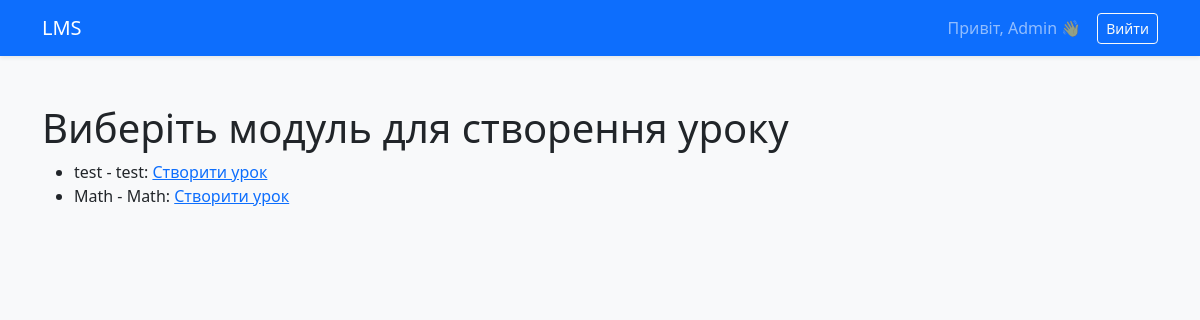
/select_module/ (signed in), run on an earlier commit of the app's database.
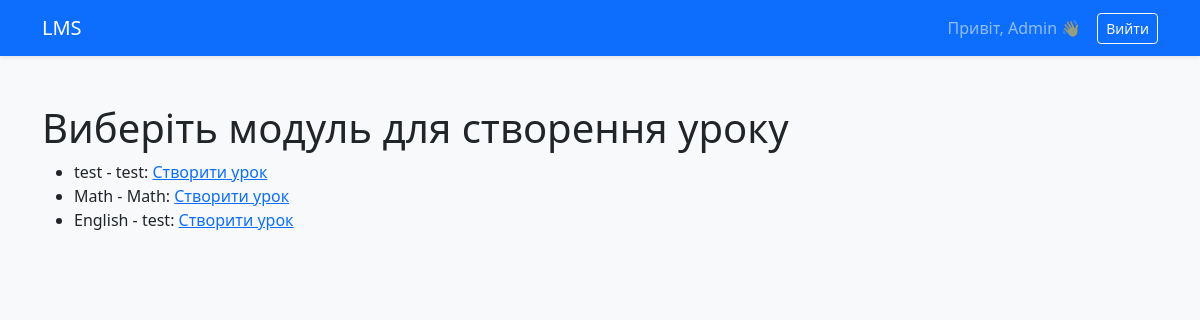
And on a later commit of the database.
### lms/models.py (models this page shows, shortened)
class Module(models.Model):
    course = models.ForeignKey(Course, on_delete=models.CASCADE, related_name='modules')
    title = models.CharField(max_length=200)

class Course(models.Model):
    title = models.CharField(max_length=200)
    description = models.TextField()
    created_at = models.DateTimeField(auto_now_add=True)
    students = models.ManyToManyField(User, related_name='enrolled_courses', blank=True)

### lms/views.py (the view)
# urls.py: path('select_module/', views.select_module, name='select_module'),
@login_required
@teacher_required
def select_module(request):
    modules = Module.objects.all()
    return render(request, 'lms/select_module.html', {'modules': modules})

### lms/views.py (called while the page is built)
def teacher_required(view_func):
    @wraps(view_func)
    def _wrapped_view(request, *args, **kwargs):
        if request.user.is_authenticated:
            if not hasattr(request.user, 'profile'):
                Profile.objects.create(user=request.user, role='student')
            if request.user.profile.role in ['teacher', 'admin'] or request.user.is_superuser:
                return view_func(request, *args, **kwargs)
        return HttpResponseForbidden("Доступ заборонено: потрібен викладач")
    return _wrapped_view

### lms/templates/lms/select_module.html (shortened to what this page needs)
{% extends "base.html" %}
{% block content %}
<h1>Виберіть модуль для створення уроку</h1>
<ul>
  {% for module in modules %}
    <li>
      {{ module.course.title }} - {{ module.title }}:
      <a href="{% url 'create_lesson' module.id %}">Створити урок</a>
    </li>
  {% empty %}
    <li>Модулів ще немає</li>
  {% endfor %}
</ul>
{% endblock %}

What changed in the data, as far as the page shows it:
added Module: course "English", title "test"
